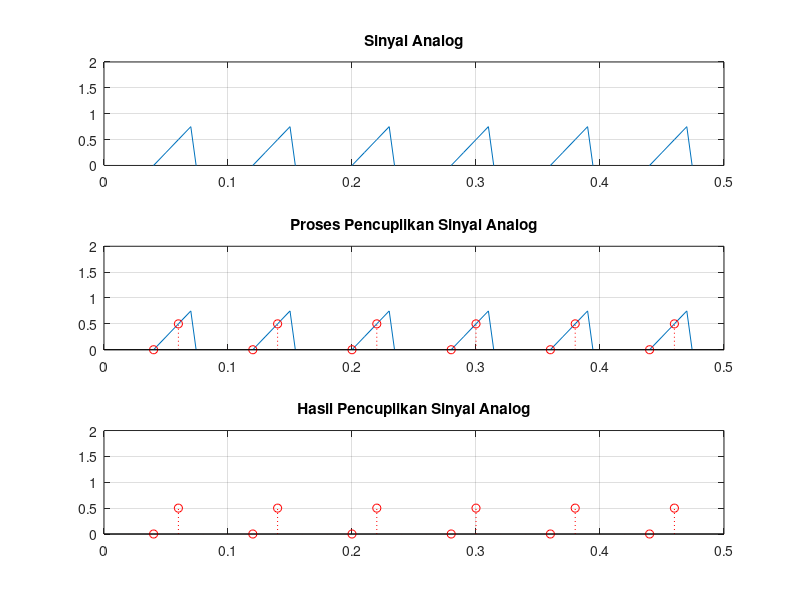

Write MATLAB code to recreate this figure.
%Pencuplikan data sinyal sawtooth

%Sinyal data (analog)
fa = 50;
t = 0:0.01:10;
x = sawtooth((pi*fa*t)/2)

%Pencuplikan data waktu diskrit
fs = 50;
dt = 1/fs;
ts = 0:dt:10;
xst = sawtooth((pi*fa*ts)/2);

% grafik
figure;
subplot (3,1,1); plot (t,x); grid on;
axis ([0 0.5 0 2]); title ('Sinyal Analog');
subplot (3,1,2); plot (t,x); grid on;
axis ([0 0.5 0 2]); title ('Proses Pencuplikan Sinyal Analog');
hold on; stem(ts,xst,':or');
subplot (3,1,3); stem(ts,xst,':or'); grid on;
axis ([0 0.5 0 2]); title ('Hasil Pencuplikan Sinyal Analog');
